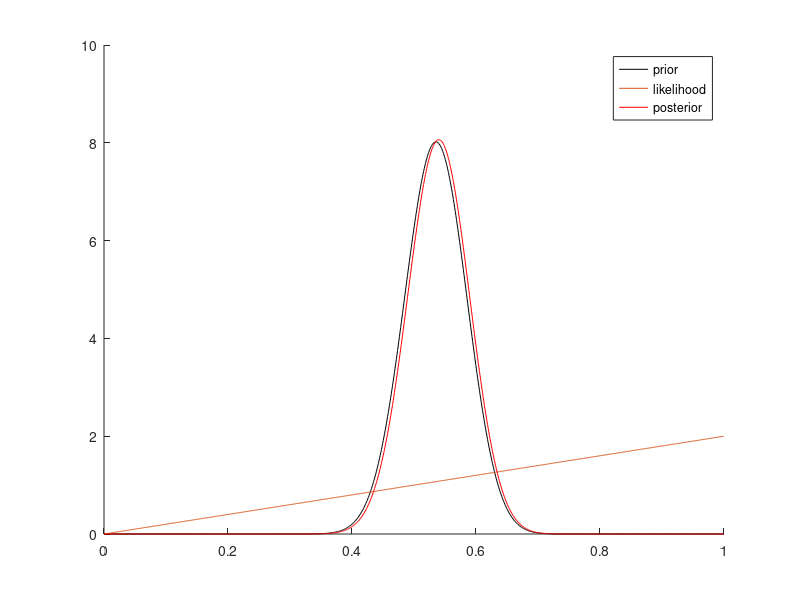

Recreate this plot in MATLAB.
clear all; clc; close all;

 x = linspace(0,1,1000);

 figure; hold on; axis([0 1 0 10]);

 obs = randi([0, 1], 1, 100);

 % Prior distribution

 a = 0; % Prior mean

 b = 1; % Prior variance

 priordist = makedist('Uniform','lower',a,'upper',b); %uniform prior

 prior = pdf(priordist, x);

 plotPrior = plot(x,prior,'k'); % Plot 1: prior distribution

 leg = legend('prior');



% Number of recursive iterations

 for i = 1:100,

 % Likelihood function

 if obs(i) == 0

 m = -1; % gradient

 c = 1; % y intercept

 elseif obs(i) == 1

 m = 1;

 c = 0;

 end

 like = m*x + c;

 l_area = trapz(x,like);

 like_n = like./l_area;

 plotLike = plot(x,like_n); % Plot 3: sample distribution



posterior = prior.*like;

 post_area = trapz(x,posterior);

 post_n = posterior./post_area;

 plotPost = plot(x, post_n, 'r'); % Plot 3: product distribution

 leg = legend('prior', 'likelihood', 'posterior');


 if(i < 100),


 pause(0.0001);



delete(get(leg, 'Children'));



delete(plotPrior);

 delete(plotLike);

 delete(plotPost);



prior = posterior; % Plot 3: product distribution

 prior_area = trapz(x,prior);

 prior_n = prior./prior_area;

 plotPrior = plot(x,prior_n,'k'); % Plot 1: prior distribution

 leg = legend('prior');

 end;

 end;